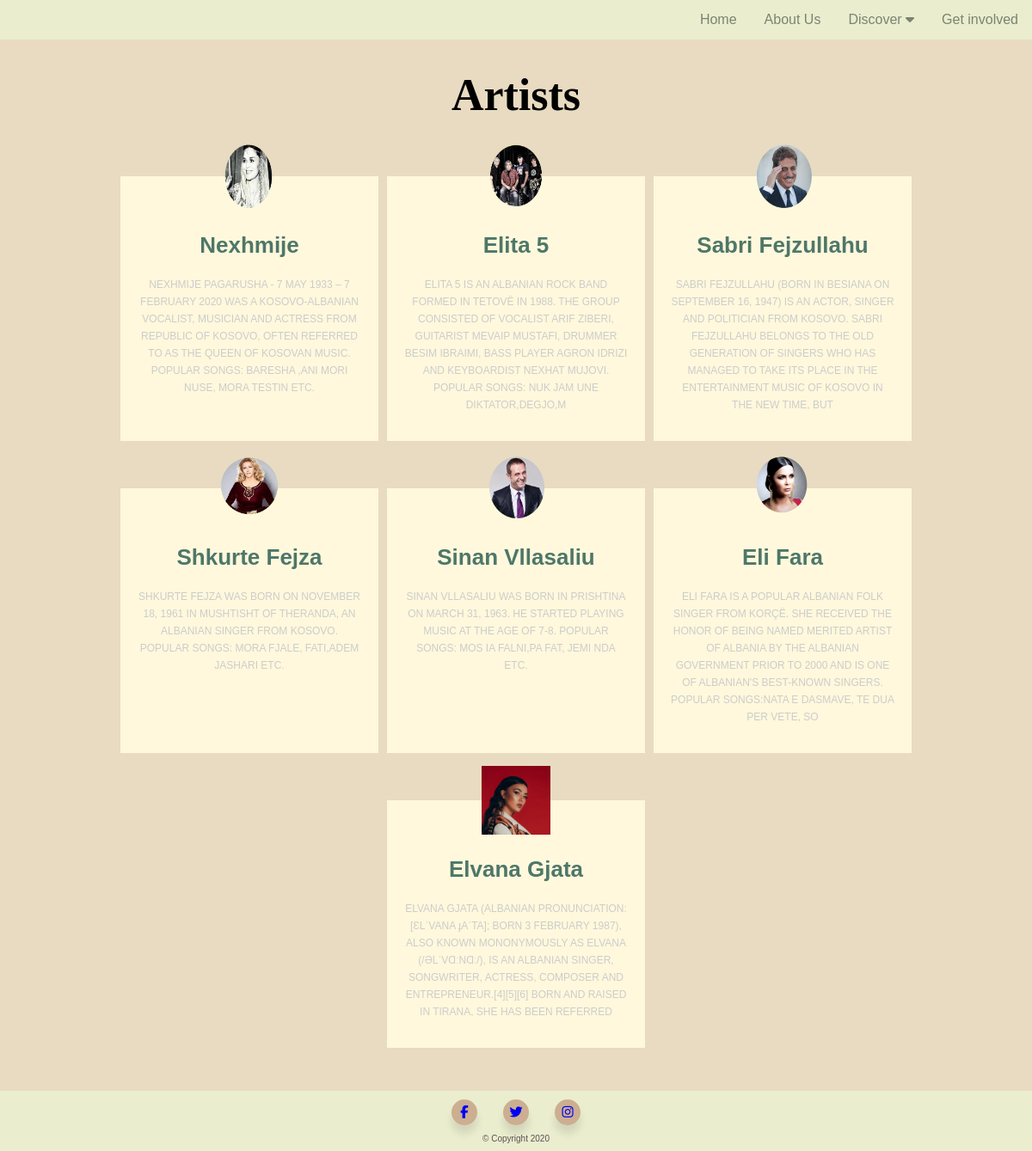
The app's page /phpPages/Music.php with its own data.
### tables this page shows
CREATE TABLE `music` (
  `artistid` int(11) NOT NULL,
  `name` varchar(255) NOT NULL,
  `description` varchar(255) NOT NULL,
  `foto` varchar(255) NOT NULL,
  `created_by` varchar(255) NOT NULL,
  `edited_by` varchar(255) NOT NULL,
  `link` varchar(255) NOT NULL
);

### phpFiles/dbConfig.php (called while the page is built, shortened)
<?php
class DatabasePDOConfiguration{
	private $connection;
	private $host = "localhost";
	private $dbname = "projektiweb-1";
	private $username = "root";
	private $password = "";
	protected function getConnection(){
		return $this -> connection;
	}
	protected function createConnection(){
		$this -> connection = new PDO("mysql:host=$this->host;dbname=$this->dbname",$this->username,$this->password);
		$this -> connection -> setAttribute(PDO::ATTR_ERRMODE, PDO::ERRMODE_EXCEPTION);
	}
}

### phpFiles/userMapper.php (called while the page is built, shortened)
<?php
require_once 'dbConfig.php';
class UserMapper extends DatabasePDOConfiguration{
	private $conn;
	public function __construct(){
		$this -> conn = $this -> getConnection();
	}
	public function getAllArtists(){
		$this -> query = "select *  from music";
		$statement = $this->conn-> prepare($this -> query);
		$statement -> execute();
		$result = $statement -> fetchAll(PDO::FETCH_ASSOC);
		return $result;
	}
}

### phpPages/Music.php (the view, shortened to what this page needs)
<?php
include '../phpFiles/header.php';
include_once '../phpFiles/dbConfig.php';
include '../phpFiles/userMapper.php';
$result = new UserMapper();
$result = $result -> getAllArtists();
?>
<div class="music_main_content">
    <h1> Artists </h1>
   <div class= "music_artists" >
   <?php
                $result = array_chunk($result,1);
                foreach ($result as $result) {
                   echo "<div class ='artist_info'>";
                    foreach ($result as $item) {  ?>
                        <div class ="artist_img">
                             <img src ="<?php echo $item['foto'];?>"onclick="location.href='<?php echo $item['link'];?>'"alt="<?php echo $item['name'];?>">
                        </div>
                        <h3><a class="music_link"href="<?php echo $item['link'];?>"><?php echo $item['name'];?></a></h3>
                        <p class="role"><?php echo $item['description'];?></p>
                        <?php
                    }
                    echo "</div>";
                }
               ?>
   </div>
</div>
<?php
include '../phpFiles/footer.php';
?>

### css/style.css (style rules this page uses)
* { box-sizing: border-box; font-family: 'Popins', sans-serif; }
html, body { height: 100%; background-color: #e8dbc1; }
body { margin: 0; height: 100%; }
.music_link:link { color:#4e7769; text-decoration: none; }
.music_main_content { margin-top:10px; }
.music_main_content h1 { font-family:Georgia, 'Times New Roman', Times, serif; font-size: 52px; margin-bottom: 60px; text-align: center; }
.music_artists { display:flex; text-align: center; width:auto; justify-content: center; flex-wrap: wrap; }
.music_artists .artist_info { background: cornsilk; margin:5px; padding: 20px; margin-bottom: 50px; width:300px; line-height: 20px; color:darkgreen; position: relative; }
.music_artists .artist_info h3 { color:darkorange; font-size:26px; margin-top: 50px; }
.music_artists .artist_info p.role { color: #ccc; font-size: 12px; text-transform: uppercase; margin: 12px 0; }
.music_artists .artist_info .artist_img { width:100px; height:100px; border-radius: 50%; position:absolute; top: -50px; left:50%; transform: translate(-50%); }
.music_artists .artist_info .artist_img img { width:100px; height:100px; padding:10px; }

### records on screen
music: foto (picture), name "Nexhmije", description "NEXHMIJE PAGARUSHA - 7 MAY 1933 – 7 FEBRUARY 2020 WAS A KOSOVO-ALBANIAN VOCALIST, MUSICIAN AND ACTRESS FROM REPUBLIC OF KOSOVO, OFTEN REFERRED TO AS THE QUEEN OF KOSOVAN MUSIC. POPULAR SONGS: BARESHA ,ANI MORI NUSE, MORA TESTIN ETC."
music: foto (picture), name "Elita 5", description "ELITA 5 IS AN ALBANIAN ROCK BAND FORMED IN TETOVË IN 1988. THE GROUP CONSISTED OF VOCALIST ARIF ZIBERI, GUITARIST MEVAIP MUSTAFI, DRUMMER BESIM IBRAIMI, BASS PLAYER AGRON IDRIZI AND KEYBOARDIST NEXHAT MUJOVI. POPULAR SONGS: NUK JAM UNE DIKTATOR,DEGJO,M"
music: foto (picture), name "Sabri Fejzullahu", description "SABRI FEJZULLAHU (BORN IN BESIANA ON SEPTEMBER 16, 1947) IS AN ACTOR, SINGER AND POLITICIAN FROM KOSOVO. SABRI FEJZULLAHU BELONGS TO THE OLD GENERATION OF SINGERS WHO HAS MANAGED TO TAKE ITS PLACE IN THE ENTERTAINMENT MUSIC OF KOSOVO IN THE NEW TIME, BUT"
music: foto (picture), name "Shkurte Fejza", description "SHKURTE FEJZA WAS BORN ON NOVEMBER 18, 1961 IN MUSHTISHT OF THERANDA, AN ALBANIAN SINGER FROM KOSOVO. POPULAR SONGS: MORA FJALE, FATI,ADEM JASHARI ETC."
music: foto (picture), name "Sinan Vllasaliu", description "SINAN VLLASALIU WAS BORN IN PRISHTINA ON MARCH 31, 1963. HE STARTED PLAYING MUSIC AT THE AGE OF 7-8. POPULAR SONGS: MOS IA FALNI,PA FAT, JEMI NDA ETC."
music: foto (picture), name "Eli Fara", description "ELI FARA IS A POPULAR ALBANIAN FOLK SINGER FROM KORÇË. SHE RECEIVED THE HONOR OF BEING NAMED MERITED ARTIST OF ALBANIA BY THE ALBANIAN GOVERNMENT PRIOR TO 2000 AND IS ONE OF ALBANIAN'S BEST-KNOWN SINGERS. POPULAR SONGS:NATA E DASMAVE, TE DUA PER VETE, SO"
music: foto (picture), name "Elvana Gjata", description "ELVANA GJATA (ALBANIAN PRONUNCIATION: [ƐLˈVANA ɟAˈTA]; BORN 3 FEBRUARY 1987), ALSO KNOWN MONONYMOUSLY AS ELVANA (/ƏLˈVⱭːNⱭː/), IS AN ALBANIAN SINGER, SONGWRITER, ACTRESS, COMPOSER AND ENTREPRENEUR.[4][5][6] BORN AND RAISED IN TIRANA, SHE HAS BEEN REFERRED"
